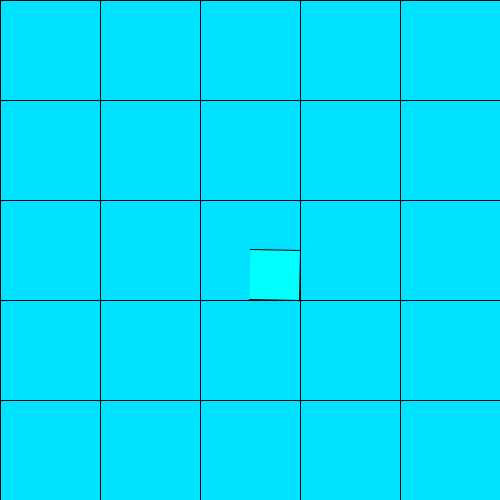
Frame 1 (no input)
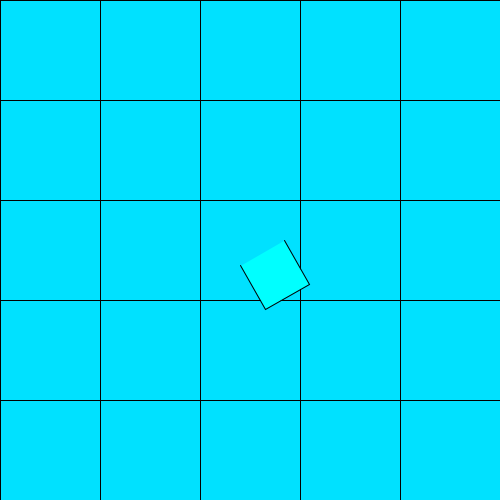
Frame 60 (the mouse pressed at the canvas centre just before this capture)
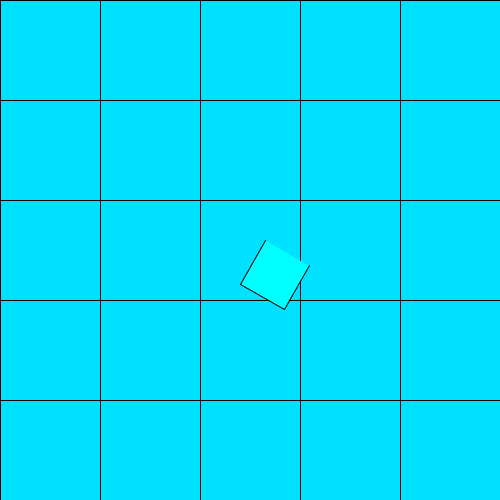
Frame 120 (the mouse held since frame 60 and released just before this capture)

The Processing sketch that drew these frames (run headless with seeded random() and noise(); from frame 60 on, the mouse is pressed at the canvas centre):

// Processing sketch: processing_136386
// ── processing_136386.pde

// Example 14-5: Rectangle rotating around center
float theta = 0;
int[] shape1Coords =  {0,0, 50,0, 50,50,  0,50};





                      
                      



void setup() {
  size(500,500);

}


void draw() {
  background(255);
  stroke(0);
  fill(0,225,255);
  rect(0,0,100,100); 
   rect(100,0,100,100); 
    rect(200,0,100,100); 
   rect(300,0,100,100); 
   rect(400,0,100,100); 
   rect(500,0,100,100); 
   rect(0,100,100,100); 
   rect(100,100,100,100); 
    rect(200,100,100,100); 
   rect(300,100,100,100); 
   rect(400,100,100,100); 
   rect(500,100,100,100); 
   rect(0,200,100,100); 
   rect(100,200,100,100); 
    rect(200,200,100,100); 
   rect(300,200,100,100); 
   rect(400,200,100,100); 
   rect(500,200,100,100); 
    rect(0,300,100,100); 
   rect(100,300,100,100);
    rect(200,300,100,100); 
   rect(300,300,100,100); 
   rect(400,300,100,100); 
   rect(500,300,100,100); 
      rect(0,400,100,100); 
   rect(100,400,100,100); 
    rect(200,400,100,100); 
   rect(300,400,100,100); 
   rect(400,400,100,100); 
   rect(500,400,100,100); 
  // Translate origin to center
 
   translate(height/2, width/2);
  
  // The greek letter, theta, is often used as the name of a variable to store an angle
  // The angle ranges from 0 to PI, based on the ratio of mouseX location to the sketch's width.
  theta =  theta + radians(1); 
  
  // Rotate by the angle theta
  //rotate(theta);
  
  // Display rectangle with CENTER mode
  fill ( 0, 255, 255); 
  pushMatrix();
  translate(25, 25);
  rotate(theta);
  translate(-25, -25);
  beginShape();
  for (int i = 0; i < shape1Coords.length; i += 2) {
    int x = shape1Coords[i];
    int y = shape1Coords[i + 1];
    vertex(x, y);
    

    
    

  }
  endShape();
  popMatrix();
}
